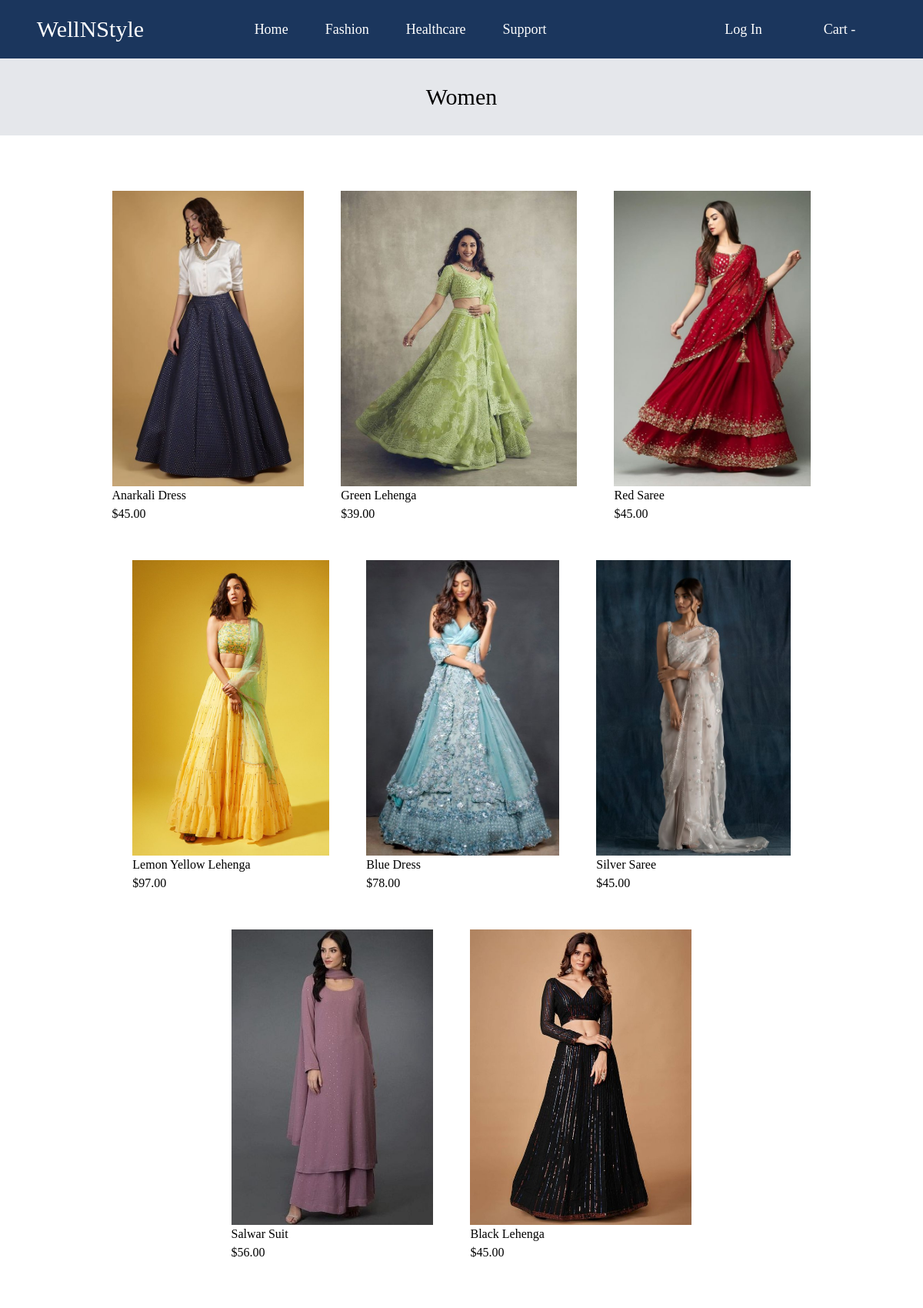
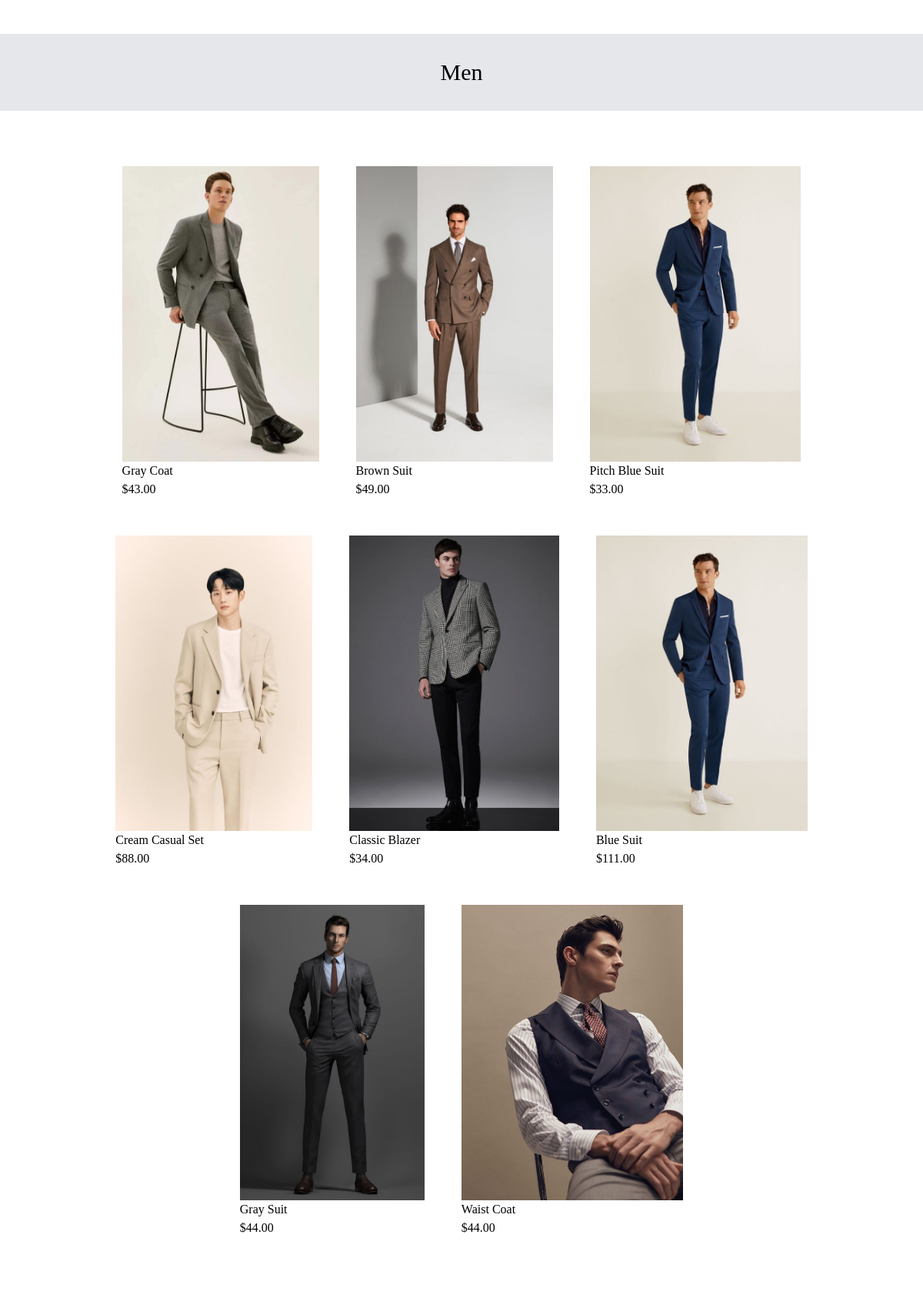
Screenshot of /collection/ (upper part) with the database file from the repository (2 pictures, top to bottom).
### ecom/models.py (models this page shows, shortened)
class Product(models.Model):
    name = models.CharField(max_length=255)
    description = models.TextField()
    price = models.DecimalField(max_digits=10, decimal_places=2)
    category = models.ForeignKey(Category, on_delete=models.CASCADE)
    image = models.ImageField(upload_to='product/img')
    stock_quantity = models.IntegerField()

### ecom/views.py (the view)
# urls.py: path('collection/',collection,name ='collection'),
def collection(request):
    return render(request,'ecom/collection.html',{"menColl":men,"womenColl":women,"accColl":acc})

### ecom/templates/ecom/collection.html (shortened to what this page needs)
{% extends 'ecom/base.html' %}
{% load static %}
{% block body %}
<section class="woman">
    <div id="women" class="bg-gray-200 text-center text-3xl p-8">Women</div>
    <section class="flex flex-wrap justify-center">
        {% for i in womenColl %}
        <div class="h-96 p-6 my-12 ">
            <a href="{%url 'product' i.id%}"><img class="h-96" src="/media/{{i.image}}" alt="no image"></a>
            <span>{{i.name}}</span>
            <div>${{i.price}}</div>
        </div>
        {% endfor %}
    </section>
    <div id="men" class="mt-32 bg-gray-200 text-center text-3xl p-8">Men</div>
    <section class="flex flex-wrap justify-center">
        {% for i in menColl %}
        <div class="h-96 p-6 my-12 ">
            <a href="{%url 'product' i.id%}"><img class="h-96" src="/media/{{i.image}}" alt="no image"></a>
            <span>{{i.name}}</span>
            <div>${{i.price}}</div>
        </div>
        {% endfor %}
    </section>
</section>
<br>
<br>
{% endblock %}

### ecom/static/css/style.css (style rules this page uses)
* { font-family: "Josefin Slab", serif; font-optical-sizing: auto; font-weight: 400; font-style: normal; }

### rows the page displays
Product: image (picture), name "Anarkali Dress", price "45.00"
Product: image (picture), name "Green Lehenga", price "39.00"
Product: image (picture), name "Red Saree", price "45.00"
Product: image (picture), name "Lemon Yellow Lehenga", price "97.00"
Product: image (picture), name "Blue Dress", price "78.00"
Product: image (picture), name "Silver Saree", price "45.00"
Product: image (picture), name "Salwar Suit", price "56.00"
Product: image (picture), name "Black Lehenga", price "45.00"
Product: image (picture), name "Gray Coat", price "43.00"
Product: image (picture), name "Brown Suit", price "49.00"
Product: image (picture), name "Pitch Blue Suit", price "33.00"
Product: image (picture), name "Cream Casual Set", price "88.00"
Product: image (picture), name "Classic Blazer", price "34.00"
Product: image (picture), name "Blue Suit", price "111.00"
Product: image (picture), name "Gray Suit", price "44.00"
Product: image (picture), name "Waist Coat", price "44.00"
